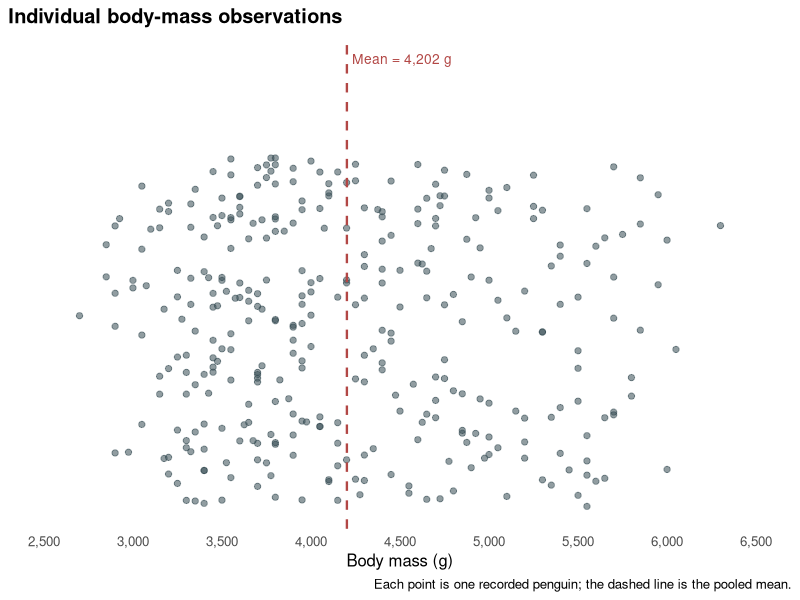

Write the R code that produced this figure. (Note: this script raises an error after producing the figure.)
## ---- chunk 1
knitr::opts_chunk$set(
  warning = FALSE,
  message = FALSE,
  collapse = TRUE,
  comment = "#>",
  fig.retina = 2,
  out.width = "100%"
)
## ---- chunk 2
library(tidyverse)
library(palmerpenguins)

dir.create("figures", showWarnings = FALSE, recursive = TRUE)

species_colours <- c(
  "Adelie" = "#374E55",
  "Chinstrap" = "#DF8F44",
  "Gentoo" = "#00A1D5"
)

sex_colours <- c(
  "female" = "#B24745",
  "male" = "#374E55"
)

theme_penguin <- theme_minimal(base_size = 12) +
  theme(
    plot.background = element_rect(fill = "white", colour = NA),
    panel.background = element_rect(fill = "white", colour = NA),
    panel.grid.minor = element_blank(),
    panel.grid.major.x = element_blank(),
    plot.title.position = "plot",
    plot.caption.position = "plot",
    plot.title = element_text(face = "bold"),
    strip.text = element_text(face = "bold"),
    legend.position = "bottom"
  )
## ---- chunk 3
overall_mean <- penguins |>
  summarise(
    usable_n = sum(!is.na(body_mass_g)),
    mean_body_mass_g = mean(body_mass_g, na.rm = TRUE)
  )

knitr::kable(overall_mean, digits = 2)
## ---- chunk 4
library(tidyverse)
library(palmerpenguins)
## ---- chunk 5
relevant_penguins <- penguins |>
  select(species, body_mass_g, sex, flipper_length_mm)

relevant_penguins |>
  slice_head(n = 6) |>
  knitr::kable()
## ---- chunk 6
missing_relevant <- relevant_penguins |>
  summarise(across(everything(), ~ sum(is.na(.x)))) |>
  pivot_longer(
    everything(),
    names_to = "variable",
    values_to = "missing_n"
  )

knitr::kable(missing_relevant)
## ---- chunk 7
penguin_mass <- penguins |>
  filter(!is.na(body_mass_g))

penguin_mass |>
  summarise(usable_n = n()) |>
  knitr::kable()
## ---- chunk 8
set.seed(20261023)

p_individual <- ggplot(
  penguin_mass,
  aes(x = body_mass_g, y = 0)
) +
  geom_jitter(
    height = 0.16,
    width = 0,
    size = 1.8,
    alpha = 0.55,
    colour = "#374E55"
  ) +
  geom_vline(
    xintercept = overall_mean$mean_body_mass_g,
    colour = "#B24745",
    linewidth = 0.8,
    linetype = "dashed"
  ) +
  annotate(
    "text",
    x = overall_mean$mean_body_mass_g,
    y = 0.25,
    label = "Mean = 4,202 g",
    colour = "#B24745",
    hjust = -0.05,
    size = 3.5
  ) +
  scale_x_continuous(
    limits = c(2500, 6500),
    breaks = seq(2500, 6500, by = 500),
    labels = scales::label_comma()
  ) +
  scale_y_continuous(NULL, breaks = NULL) +
  labs(
    title = "Individual body-mass observations",
    x = "Body mass (g)",
    caption = "Each point is one recorded penguin; the dashed line is the pooled mean."
  ) +
  theme_penguin

ggsave(
  "figures/individual-body-mass.svg",
  p_individual,
  width = 8,
  height = 3.8,
  bg = "white"
)
## ---- chunk 9
knitr::include_graphics("figures/individual-body-mass.svg")
## ---- chunk 10
p_histogram <- ggplot(penguin_mass, aes(x = body_mass_g)) +
  geom_histogram(
    binwidth = 250,
    boundary = 0,
    closed = "left",
    fill = "#374E55",
    colour = "white",
    linewidth = 0.35
  ) +
  geom_vline(
    xintercept = overall_mean$mean_body_mass_g,
    colour = "#B24745",
    linewidth = 0.8,
    linetype = "dashed"
  ) +
  coord_cartesian(xlim = c(2500, 6500)) +
  scale_x_continuous(
    breaks = seq(2500, 6500, by = 500),
    labels = scales::label_comma()
  ) +
  scale_y_continuous(expand = expansion(mult = c(0, 0.08))) +
  labs(
    title = "Body mass across all three species",
    subtitle = "250 g bins with boundaries at multiples of 250 g",
    x = "Body mass (g)",
    y = "Number of penguins",
    caption = "The dashed line marks the pooled mean. n = 342."
  ) +
  theme_penguin

ggsave(
  "figures/pooled-histogram.svg",
  p_histogram,
  width = 8,
  height = 5,
  bg = "white"
)

ggsave(
  "featured.png",
  p_histogram + theme(legend.position = "none"),
  width = 8,
  height = 4.5,
  dpi = 200,
  bg = "white"
)
## ---- chunk 11
knitr::include_graphics("figures/pooled-histogram.svg")
## ---- chunk 12
bin_widths <- tibble(
  bin_width = c(100, 250, 500),
  panel = factor(
    c("100 g bins", "250 g bins", "500 g bins"),
    levels = c("100 g bins", "250 g bins", "500 g bins")
  )
)

mass_bins <- tidyr::expand_grid(
  penguin_mass |> select(body_mass_g),
  bin_widths
) |>
  mutate(
    bin_left = floor(body_mass_g / bin_width) * bin_width
  ) |>
  count(panel, bin_width, bin_left, name = "count")

p_bin_widths <- ggplot(mass_bins) +
  geom_rect(
    aes(
      xmin = bin_left,
      xmax = bin_left + bin_width,
      ymin = 0,
      ymax = count
    ),
    fill = "#374E55",
    colour = "white",
    linewidth = 0.25
  ) +
  facet_wrap(~ panel, ncol = 1) +
  coord_cartesian(xlim = c(2500, 6500)) +
  scale_x_continuous(
    breaks = seq(2500, 6500, by = 500),
    labels = scales::label_comma()
  ) +
  scale_y_continuous(expand = expansion(mult = c(0, 0.08))) +
  labs(
    title = "The apparent shape changes with bin width",
    x = "Body mass (g)",
    y = "Number of penguins",
    caption = "The observations and axis limits are identical in all three panels."
  ) +
  theme_penguin

ggsave(
  "figures/bin-width-comparison.svg",
  p_bin_widths,
  width = 8,
  height = 8.5,
  bg = "white"
)
## ---- chunk 13
knitr::include_graphics("figures/bin-width-comparison.svg")
## ---- chunk 14
pooled_summary <- penguin_mass |>
  summarise(
    usable_n = n(),
    mean_g = mean(body_mass_g),
    median_g = median(body_mass_g),
    sd_g = sd(body_mass_g),
    q1_g = quantile(body_mass_g, 0.25),
    q3_g = quantile(body_mass_g, 0.75),
    iqr_g = IQR(body_mass_g),
    min_g = min(body_mass_g),
    max_g = max(body_mass_g)
  )

knitr::kable(pooled_summary, digits = 1)
## ---- chunk 15
p_species_histograms <- ggplot(
  penguin_mass,
  aes(x = body_mass_g, fill = species)
) +
  geom_histogram(
    binwidth = 250,
    boundary = 0,
    closed = "left",
    colour = "white",
    linewidth = 0.35,
    show.legend = FALSE
  ) +
  facet_wrap(~ species, ncol = 1) +
  coord_cartesian(xlim = c(2500, 6500), ylim = c(0, 32)) +
  scale_x_continuous(
    breaks = seq(2500, 6500, by = 500),
    labels = scales::label_comma()
  ) +
  scale_y_continuous(expand = expansion(mult = c(0, 0.08))) +
  scale_fill_manual(values = species_colours) +
  labs(
    title = "Body-mass distributions differ by species",
    subtitle = "Matching 250 g bins and fixed axes",
    x = "Body mass (g)",
    y = "Number of penguins",
    caption = "Usable n: Adélie 151, Chinstrap 68, Gentoo 123."
  ) +
  theme_penguin

ggsave(
  "figures/body-mass-by-species.svg",
  p_species_histograms,
  width = 8,
  height = 8.5,
  bg = "white"
)
## ---- chunk 16
knitr::include_graphics("figures/body-mass-by-species.svg")
## ---- chunk 17
species_summary <- penguin_mass |>
  group_by(species) |>
  summarise(
    usable_n = n(),
    mean_g = mean(body_mass_g),
    median_g = median(body_mass_g),
    sd_g = sd(body_mass_g),
    q1_g = quantile(body_mass_g, 0.25),
    q3_g = quantile(body_mass_g, 0.75),
    iqr_g = IQR(body_mass_g),
    .groups = "drop"
  )

knitr::kable(species_summary, digits = 1)
## ---- chunk 18
adelie_chinstrap_summary <- species_summary |>
  filter(species %in% c("Adelie", "Chinstrap"))

knitr::kable(adelie_chinstrap_summary, digits = 1)
## ---- chunk 19
adelie_chinstrap <- penguin_mass |>
  filter(species %in% c("Adelie", "Chinstrap"))

p_adelie_chinstrap <- ggplot(
  adelie_chinstrap,
  aes(x = body_mass_g, fill = species)
) +
  geom_histogram(
    binwidth = 200,
    boundary = 0,
    closed = "left",
    colour = "white",
    linewidth = 0.35,
    show.legend = FALSE
  ) +
  facet_wrap(~ species, ncol = 1) +
  coord_cartesian(xlim = c(2500, 5000), ylim = c(0, 28)) +
  scale_x_continuous(
    breaks = seq(2500, 5000, by = 500),
    labels = scales::label_comma()
  ) +
  scale_y_continuous(expand = expansion(mult = c(0, 0.08))) +
  scale_fill_manual(values = species_colours) +
  labs(
    title = "Adélie and Chinstrap have similar centers",
    subtitle = "Matching 200 g bins and fixed axes",
    x = "Body mass (g)",
    y = "Number of penguins",
    caption = "Adélie n = 151; Chinstrap n = 68."
  ) +
  theme_penguin

ggsave(
  "figures/adelie-chinstrap-comparison.svg",
  p_adelie_chinstrap,
  width = 8,
  height = 6.5,
  bg = "white"
)
## ---- chunk 20
knitr::include_graphics("figures/adelie-chinstrap-comparison.svg")
## ---- chunk 21
adelie_missingness <- penguins |>
  filter(species == "Adelie") |>
  summarise(
    total_rows = n(),
    missing_body_mass = sum(is.na(body_mass_g)),
    missing_sex = sum(is.na(sex)),
    usable_for_comparison = sum(
      !is.na(body_mass_g) & !is.na(sex)
    )
  )

knitr::kable(adelie_missingness)
## ---- chunk 22
adelie_sex <- penguins |>
  filter(
    species == "Adelie",
    !is.na(body_mass_g),
    !is.na(sex)
  )

adelie_sex_summary <- adelie_sex |>
  group_by(sex) |>
  summarise(
    usable_n = n(),
    mean_g = mean(body_mass_g),
    median_g = median(body_mass_g),
    min_g = min(body_mass_g),
    max_g = max(body_mass_g),
    .groups = "drop"
  )

knitr::kable(adelie_sex_summary, digits = 1)
## ---- chunk 23
set.seed(20261023)

p_adelie_sex <- ggplot(
  adelie_sex,
  aes(x = body_mass_g, y = sex, colour = sex)
) +
  geom_jitter(
    height = 0.12,
    width = 0,
    alpha = 0.55,
    size = 1.8,
    show.legend = FALSE
  ) +
  stat_summary(
    fun = median,
    geom = "point",
    shape = 23,
    size = 3.8,
    fill = "white",
    stroke = 1,
    show.legend = FALSE
  ) +
  scale_colour_manual(values = sex_colours) +
  scale_x_continuous(
    limits = c(2750, 4900),
    breaks = seq(3000, 4750, by = 250),
    labels = scales::label_comma()
  ) +
  labs(
    title = "Adélie body mass by recorded sex",
    subtitle = "White diamonds mark group medians",
    x = "Body mass (g)",
    y = NULL,
    caption = "Female n = 73; male n = 73."
  ) +
  theme_penguin

ggsave(
  "figures/adelie-body-mass-by-sex.svg",
  p_adelie_sex,
  width = 8,
  height = 4.5,
  bg = "white"
)
## ---- chunk 24
knitr::include_graphics("figures/adelie-body-mass-by-sex.svg")
## ---- chunk 25
set.seed(20261023)

p_unusual <- ggplot(
  penguin_mass,
  aes(x = species, y = body_mass_g, colour = species)
) +
  geom_boxplot(
    width = 0.28,
    outlier.shape = NA,
    fill = "white",
    linewidth = 0.65,
    show.legend = FALSE
  ) +
  geom_jitter(
    width = 0.14,
    height = 0,
    alpha = 0.45,
    size = 1.5,
    show.legend = FALSE
  ) +
  scale_colour_manual(values = species_colours) +
  scale_y_continuous(
    breaks = seq(2500, 6500, by = 500),
    labels = scales::label_comma()
  ) +
  labs(
    title = "Judge unusual values within relevant groups",
    x = NULL,
    y = "Body mass (g)",
    caption = "Boxes span the middle 50%; whiskers use the 1.5 × IQR convention."
  ) +
  theme_penguin

ggsave(
  "figures/unusual-values-by-species.svg",
  p_unusual,
  width = 8,
  height = 5.5,
  bg = "white"
)
## ---- chunk 26
knitr::include_graphics("figures/unusual-values-by-species.svg")
## ---- chunk 27
high_mass_by_species <- penguin_mass |>
  filter(body_mass_g >= 5500) |>
  count(species, name = "n_at_least_5500_g")

knitr::kable(high_mass_by_species)
## ---- chunk 28
species_boxplot_flags <- penguin_mass |>
  group_by(species) |>
  mutate(
    q1_g = quantile(body_mass_g, 0.25),
    q3_g = quantile(body_mass_g, 0.75),
    iqr_g = q3_g - q1_g
  ) |>
  filter(
    body_mass_g < q1_g - 1.5 * iqr_g |
      body_mass_g > q3_g + 1.5 * iqr_g
  ) |>
  select(species, body_mass_g)

knitr::kable(species_boxplot_flags)
## ---- chunk 29
flipper_data <- penguins |>
  filter(!is.na(flipper_length_mm))

flipper_summary <- flipper_data |>
  group_by(species) |>
  summarise(
    usable_n = n(),
    mean_mm = mean(flipper_length_mm),
    median_mm = median(flipper_length_mm),
    sd_mm = sd(flipper_length_mm),
    q1_mm = quantile(flipper_length_mm, 0.25),
    q3_mm = quantile(flipper_length_mm, 0.75),
    iqr_mm = IQR(flipper_length_mm),
    .groups = "drop"
  )

knitr::kable(flipper_summary, digits = 1)
## ---- chunk 30
set.seed(20261023)

p_flipper <- ggplot(
  flipper_data,
  aes(x = species, y = flipper_length_mm, colour = species)
) +
  geom_boxplot(
    width = 0.28,
    outlier.shape = NA,
    fill = "white",
    linewidth = 0.65,
    show.legend = FALSE
  ) +
  geom_jitter(
    width = 0.14,
    height = 0,
    alpha = 0.45,
    size = 1.5,
    show.legend = FALSE
  ) +
  scale_colour_manual(values = species_colours) +
  scale_y_continuous(breaks = seq(170, 235, by = 10)) +
  labs(
    title = "Flipper length by species",
    x = NULL,
    y = "Flipper length (mm)",
    caption = "Usable n: Adélie 151, Chinstrap 68, Gentoo 123."
  ) +
  theme_penguin

ggsave(
  "figures/flipper-length-by-species.svg",
  p_flipper,
  width = 8,
  height = 5.5,
  bg = "white"
)
## ---- chunk 31
knitr::include_graphics("figures/flipper-length-by-species.svg")
## ---- chunk 32
sessionInfo()
